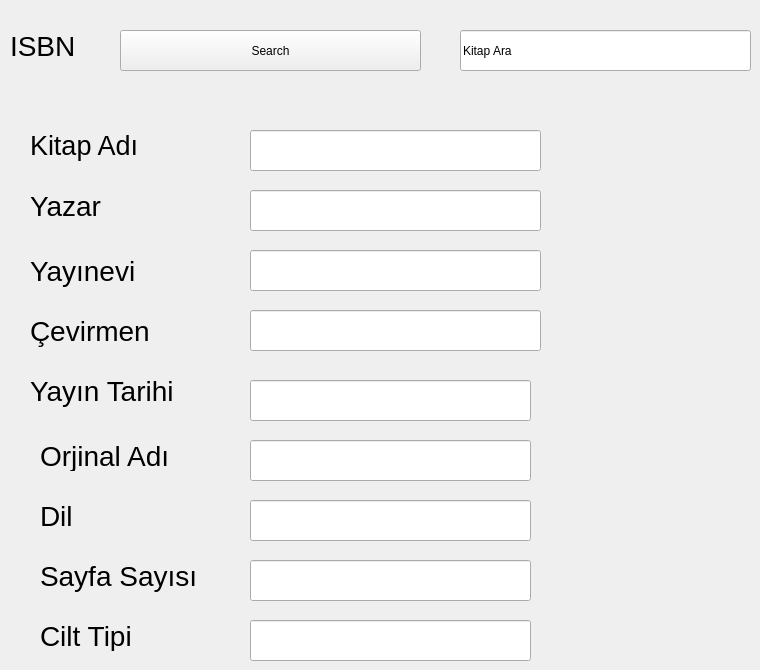
      <widget class="QWidget" name="tab_6">
       <attribute name="title">
        <string>Kitap Güncelle</string>
       </attribute>
       <widget class="QPushButton" name="pushButton_9">
        <property name="geometry">
         <rect>
          <x>120</x>
          <y>30</y>
          <width>301</width>
          <height>41</height>
         </rect>
        </property>
        <property name="text">
         <string>Search</string>
        </property>
       </widget>
       <widget class="QLabel" name="label_16">
        <property name="geometry">
         <rect>
          <x>10</x>
          <y>30</y>
          <width>151</width>
          <height>31</height>
         </rect>
        </property>
        <property name="font">
         <font>
          <family>Segoe UI</family>
          <pointsize>21</pointsize>
          <strikeout>false</strikeout>
         </font>
        </property>
        <property name="text">
         <string>ISBN</string>
        </property>
       </widget>
       <widget class="QLineEdit" name="lineEdit_9">
        <property name="geometry">
         <rect>
          <x>460</x>
          <y>30</y>
          <width>291</width>
          <height>41</height>
         </rect>
        </property>
        <property name="text">
         <string>Kitap Ara</string>
        </property>
       </widget>
       <widget class="QLineEdit" name="lineEdit_37">
        <property name="geometry">
         <rect>
          <x>250</x>
          <y>440</y>
          <width>281</width>
          <height>41</height>
         </rect>
        </property>
        <property name="text">
         <string/>
        </property>
       </widget>
       <widget class="QLineEdit" name="lineEdit_38">
        <property name="geometry">
         <rect>
          <x>250</x>
          <y>620</y>
          <width>281</width>
          <height>41</height>
         </rect>
        </property>
        <property name="text">
         <string/>
        </property>
       </widget>
       <widget class="QLabel" name="label_9">
        <property name="geometry">
         <rect>
          <x>30</x>
          <y>250</y>
          <width>161</width>
          <height>41</height>
         </rect>
        </property>
        <property name="font">
         <font>
          <family>Segoe UI</family>
          <pointsize>21</pointsize>
          <strikeout>false</strikeout>
         </font>
        </property>
        <property name="text">
         <string>Yayınevi</string>
        </property>
       </widget>
       <widget class="QLineEdit" name="lineEdit_5">
        <property name="geometry">
         <rect>
          <x>250</x>
          <y>130</y>
          <width>291</width>
          <height>41</height>
         </rect>
        </property>
       </widget>
       <widget class="QLineEdit" name="lineEdit_39">
        <property name="geometry">
         <rect>
          <x>250</x>
          <y>250</y>
          <width>291</width>
          <height>41</height>
         </rect>
        </property>
       </widget>
       <widget class="QLabel" name="label_10">
        <property name="geometry">
         <rect>
          <x>30</x>
          <y>310</y>
          <width>151</width>
          <height>41</height>
         </rect>
        </property>
        <property name="font">
         <font>
          <family>Segoe UI</family>
          <pointsize>21</pointsize>
          <strikeout>false</strikeout>
         </font>
        </property>
        <property name="text">
         <string>Çevirmen</string>
        </property>
       </widget>
       <widget class="QLineEdit" name="lineEdit_7">
        <property name="geometry">
         <rect>
          <x>250</x>
          <y>380</y>
          <width>281</width>
          <height>41</height>
         </rect>
        </property>
        <property name="text">
         <string/>
        </property>
       </widget>
       <widget class="QLineEdit" name="lineEdit_40">
        <property name="geometry">
         <rect>
          <x>250</x>
          <y>310</y>
          <width>291</width>
          <height>41</height>
         </rect>
        </property>
       </widget>
       <widget class="QLineEdit" name="lineEdit_41">
        <property name="geometry">
         <rect>
          <x>250</x>
          <y>500</y>
          <width>281</width>
          <height>41</height>
         </rect>
        </property>
        <property name="text">
         <string/>
        </property>
       </widget>
       <widget class="QLabel" name="label_44">
        <property name="geometry">
         <rect>
          <x>40</x>
          <y>440</y>
          <width>161</width>
          <height>31</height>
         </rect>
        </property>
        <property name="font">
         <font>
          <family>Segoe UI</family>
          <pointsize>21</pointsize>
          <strikeout>false</strikeout>
         </font>
        </property>
        <property name="text">
         <string>Orjinal Adı</string>
        </property>
       </widget>
       <widget class="QLabel" name="label_11">
        <property name="geometry">
         <rect>
          <x>30</x>
          <y>370</y>
          <width>161</width>
          <height>41</height>
         </rect>
        </property>
        <property name="font">
         <font>
          <family>Segoe UI</family>
          <pointsize>21</pointsize>
          <strikeout>false</strikeout>
         </font>
        </property>
        <property name="text">
         <string>Yayın Tarihi</string>
        </property>
       </widget>
       <widget class="QLabel" name="label_12">
        <property name="geometry">
         <rect>
          <x>30</x>
          <y>130</y>
          <width>151</width>
          <height>31</height>
         </rect>
        </property>
        <property name="font">
         <font>
          <family>Segoe UI</family>
          <pointsize>20</pointsize>
          <strikeout>false</strikeout>
         </font>
        </property>
        <property name="text">
         <string>Kitap Adı</string>
        </property>
       </widget>
       <widget class="QLabel" name="label_45">
        <property name="geometry">
         <rect>
          <x>40</x>
          <y>620</y>
          <width>161</width>
          <height>31</height>
         </rect>
        </property>
        <property name="font">
         <font>
          <family>Segoe UI</family>
          <pointsize>21</pointsize>
          <strikeout>false</strikeout>
         </font>
        </property>
        <property name="text">
         <string>Cilt Tipi</string>
        </property>
       </widget>
       <widget class="QLineEdit" name="lineEdit_42">
        <property name="geometry">
         <rect>
          <x>250</x>
          <y>560</y>
          <width>281</width>
          <height>41</height>
         </rect>
        </property>
        <property name="text">
         <string/>
        </property>
       </widget>
       <widget class="QLineEdit" name="lineEdit_43">
        <property name="geometry">
         <rect>
          <x>250</x>
          <y>190</y>
          <width>291</width>
          <height>41</height>
         </rect>
        </property>
       </widget>
       <widget class="QLabel" name="label_14">
        <property name="geometry">
         <rect>
          <x>30</x>
          <y>190</y>
          <width>151</width>
          <height>31</height>
         </rect>
        </property>
        <property name="font">
         <font>
          <family>Segoe UI</family>
          <pointsize>21</pointsize>
          <strikeout>false</strikeout>
         </font>
        </property>
        <property name="text">
         <string>Yazar</string>
        </property>
       </widget>
       <widget class="QLabel" name="label_46">
        <property name="geometry">
         <rect>
          <x>40</x>
          <y>500</y>
          <width>161</width>
          <height>31</height>
         </rect>
        </property>
        <property name="font">
         <font>
          <family>Segoe UI</family>
          <pointsize>21</pointsize>
          <strikeout>false</strikeout>
         </font>
        </property>
        <property name="text">
         <string>Dil</string>
        </property>
       </widget>
       <widget class="QLabel" name="label_47">
        <property name="geometry">
         <rect>
          <x>40</x>
          <y>550</y>
          <width>191</width>
          <height>51</height>
         </rect>
        </property>
        <property name="font">
         <font>
          <family>Segoe UI</family>
          <pointsize>21</pointsize>
          <strikeout>false</strikeout>
         </font>
        </property>
        <property name="text">
         <string>Sayfa Sayısı</string>
        </property>
       </widget>
      </widget>
